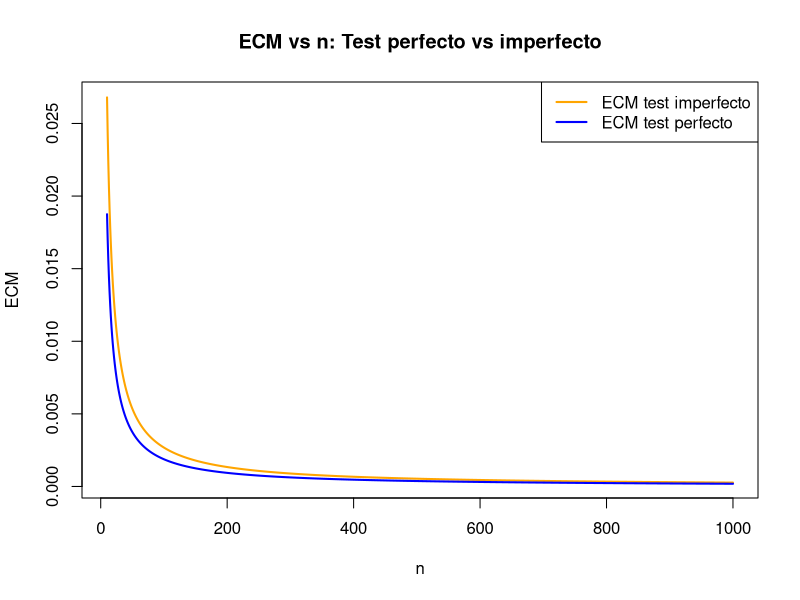
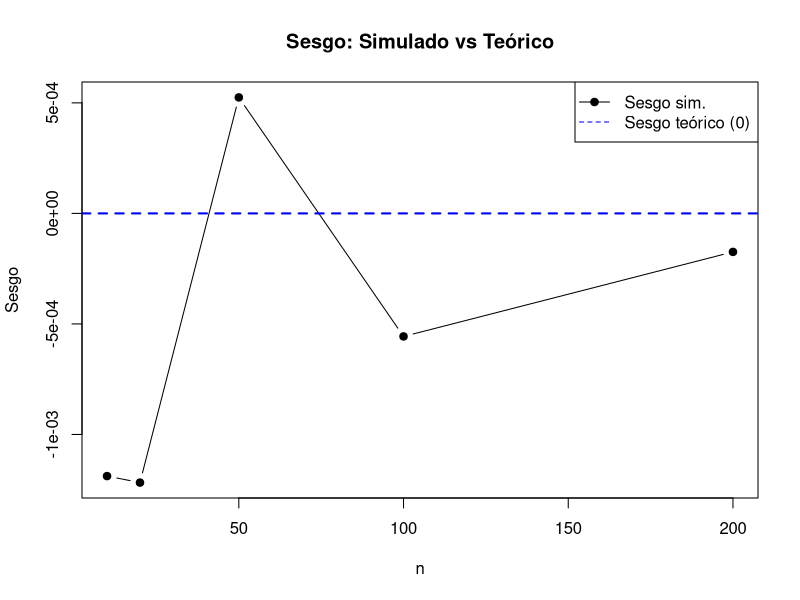
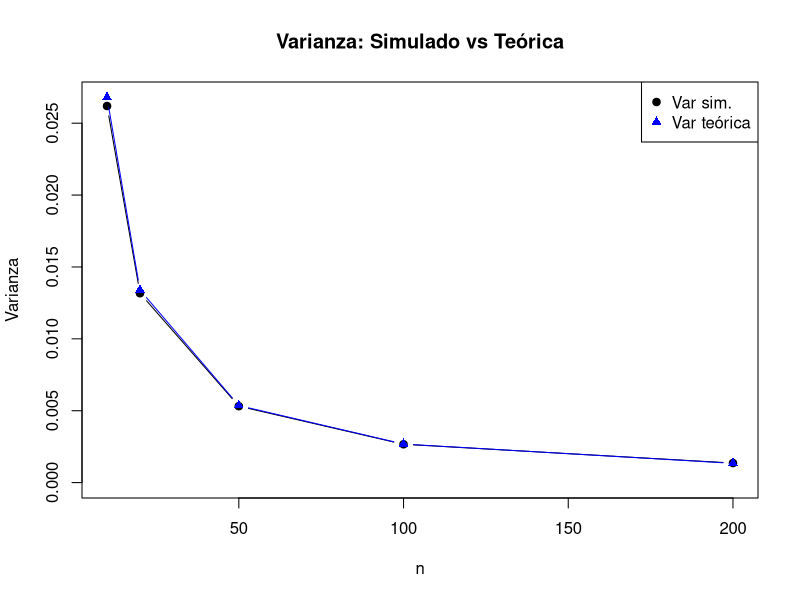
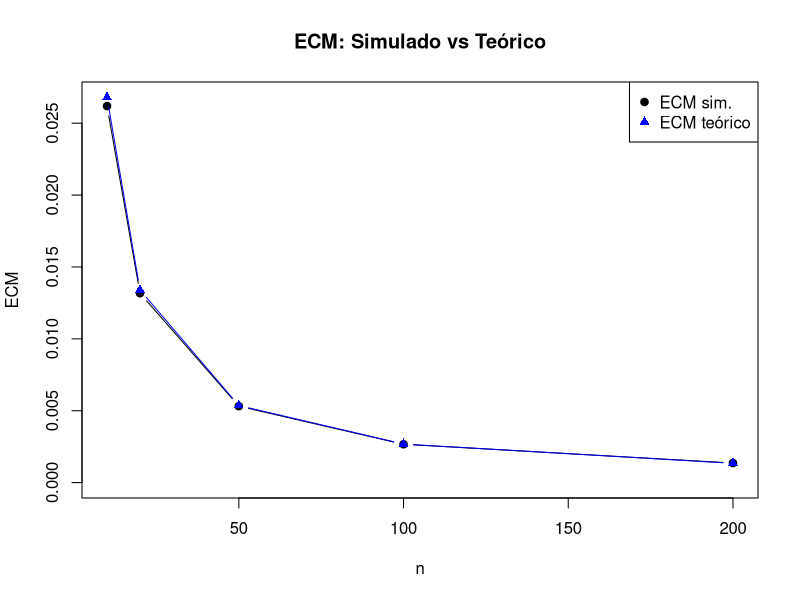

R code for these plots, in order:
## ---- chunk 1
set.seed(43)

tita <- 0.25
ns <- c(10, 20, 50, 100, 1000, 10000) #valores de n para los cuales vamos a evaluar la cobertura
Nrep <- 5000                          #empirica
z <- qnorm(0.975)

cubrimientoN <- 0

for (j in seq_along(ns)){
  n <- ns[j]
  cubrimiento <- 0
  
  for(i in 1:Nrep){                                         #repito el experimento 5000 veces.
    muestra <- rbinom(1,n,tita)
    
    estTita <- muestra/n
    termino <- z * sqrt((estTita*(1-estTita))/n)
    intervalo <- c(estTita - termino, estTita + termino)
    
    cubrimiento[i] <- intervalo[1] <= tita && tita <= intervalo[2]
  }
  
  cubrimientoN[j] <- mean(cubrimiento)                  #promedio de veces que el valor real de 
                                                        #tita cayó en el intervalo.
}

cubrimientoEmpirico <- data.frame(n = ns, cubrimiento = cubrimientoN)
## ---- chunk 2

# Parámetros
tita <- 0.25
Se <- 0.9
Sp <- 0.95

# p real del test imperfecto
p <- (Se + Sp - 1)*tita + (1 - Sp)

# Rango de n
ns <- 10:1000

# ECM del test perfecto
ECM_perfecto <- tita*(1 - tita) / ns

# ECM del test imperfecto 
ECM_imperfecto <- p*(1 - p) / (ns * (Se + Sp - 1)^2)

# Gráfico
plot(ns, ECM_imperfecto,
     type="l", col="orange", lwd=2,
     xlab="n", ylab="ECM",
     main="ECM vs n: Test perfecto vs imperfecto")

lines(ns, ECM_perfecto, col="blue", lwd=2)

legend("topright",
       legend=c("ECM test imperfecto", "ECM test perfecto"),
       col=c("orange", "blue"), lwd=2)

## ---- chunk 3
R <- 10000
ns <- c(10, 20, 50, 100, 200) 


# Función estimador de momentos
tita_corregida <- function(p_hat, Se, Sp) {
  (p_hat - (1 - Sp)) / (Se + Sp - 1)
}

# resultados
resultados_imp <- data.frame(
  n = ns,
  bias_sim = NA,
  var_sim  = NA,
  ecm_sim  = NA,
  var_teo  = NA,
  ecm_teo  = NA
)


for (i in seq_along(ns)) {
  n <- ns[i]
  est_imp <- numeric(R)
  
  for (r in 1:R) {
    # generar Y y T condicional en Y
    Y <- rbinom(n, 1, tita)
    probs_T <- ifelse(Y == 1, Se, 1 - Sp)
    T <- rbinom(n, 1, probs_T)
    
    p_hat <- mean(T)
    est_imp[r] <- tita_corregida(p_hat, Se, Sp)
  }
  
  # cuantiles o recortes opcionales: truncar a [0,1] si querés:
  # est_imp <- pmin(pmax(est_imp, 0), 1)
  
  # estadísticos simulados
  bias_sim <- mean(est_imp) - tita
  var_sim  <- var(est_imp)
  ecm_sim  <- mean((est_imp - tita)^2)
  
  # valores teóricos (para el estimador corregido, Se,Sp conocidos)
  p_true <- (Se + Sp - 1) * tita + (1 - Sp)   # P(T=1)
  denom  <- Se + Sp - 1
  var_teo <- (p_true * (1 - p_true)) / (n * denom^2)
  ecm_teo <- var_teo   # insesgado => ECM = Var
  
  # guardar
  resultados_imp$bias_sim[i] <- bias_sim
  resultados_imp$var_sim[i]  <- var_sim
  resultados_imp$ecm_sim[i]  <- ecm_sim
  resultados_imp$var_teo[i]  <- var_teo
  resultados_imp$ecm_teo[i]  <- ecm_teo
}



## ---- chunk 4

## SESGO (teórico = 0)
plot(resultados_imp$n, resultados_imp$bias_sim,
     type="b", pch=19,
     xlab="n", ylab="Sesgo",
     main="Sesgo: Simulado vs Teórico",
     ylim=c(min(resultados_imp$bias_sim), max(resultados_imp$bias_sim)))

# línea de sesgo teórico = 0
abline(h = 0, col="blue", lwd=2, lty=2)

legend("topright",
       legend=c("Sesgo sim.", "Sesgo teórico (0)"),
       col=c("black","blue"), pch=c(19, NA), lty=c(1,2))

## ---- chunk 5

## VARIANZA
plot(resultados_imp$n, resultados_imp$var_sim,
     type="b", pch=19,
     xlab="n", ylab="Varianza",
     main="Varianza: Simulado vs Teórica",
     ylim=c(0, max(resultados_imp$var_sim, resultados_imp$var_teo)))

lines(resultados_imp$n, resultados_imp$var_teo,
      type="b", pch=17, col="blue")

legend("topright",
       legend=c("Var sim.", "Var teórica"),
       col=c("black","blue"), pch=c(19,17))


## ---- chunk 6

## ECM
plot(resultados_imp$n, resultados_imp$ecm_sim,
     type="b", pch=19,
     xlab="n", ylab="ECM",
     main="ECM: Simulado vs Teórico",
     ylim=c(0, max(resultados_imp$ecm_sim, resultados_imp$ecm_teo)))

lines(resultados_imp$n, resultados_imp$ecm_teo,
      type="b", pch=17, col="blue")

legend("topright",
       legend=c("ECM sim.", "ECM teórico"),
       col=c("black","blue"), pch=c(19,17))
